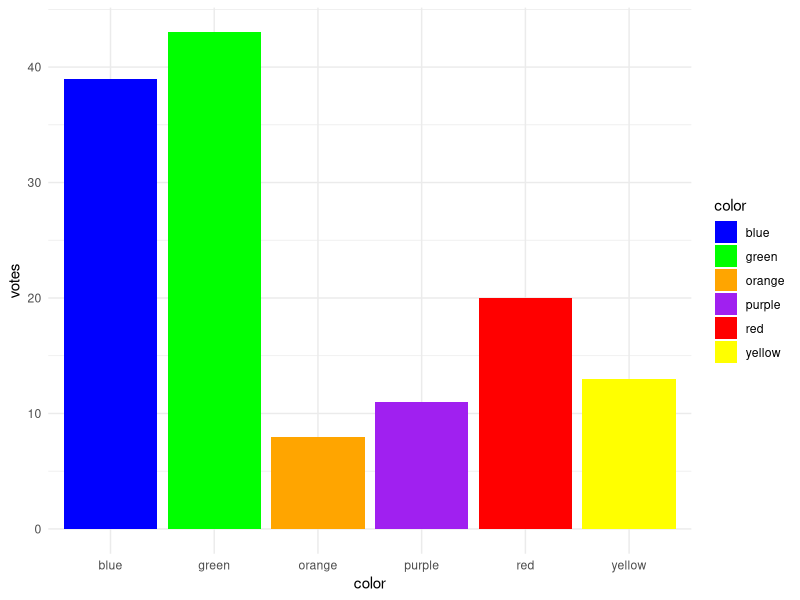
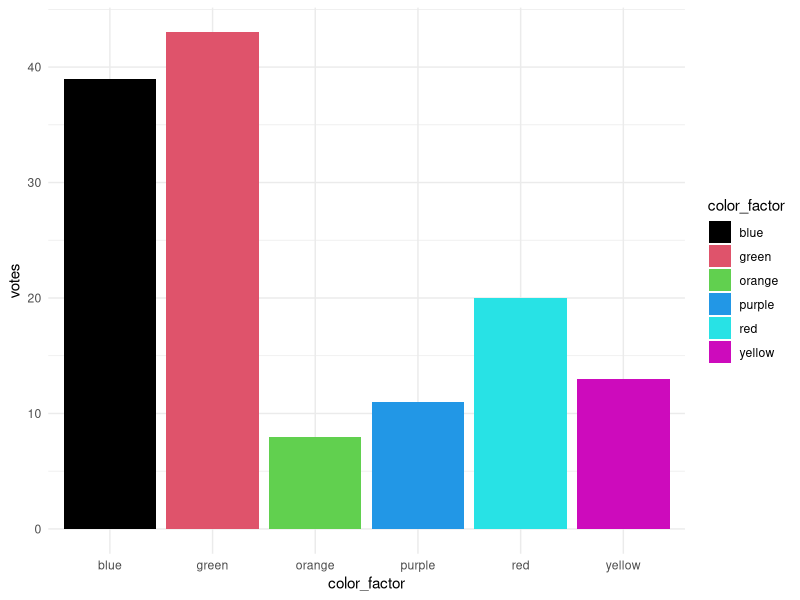
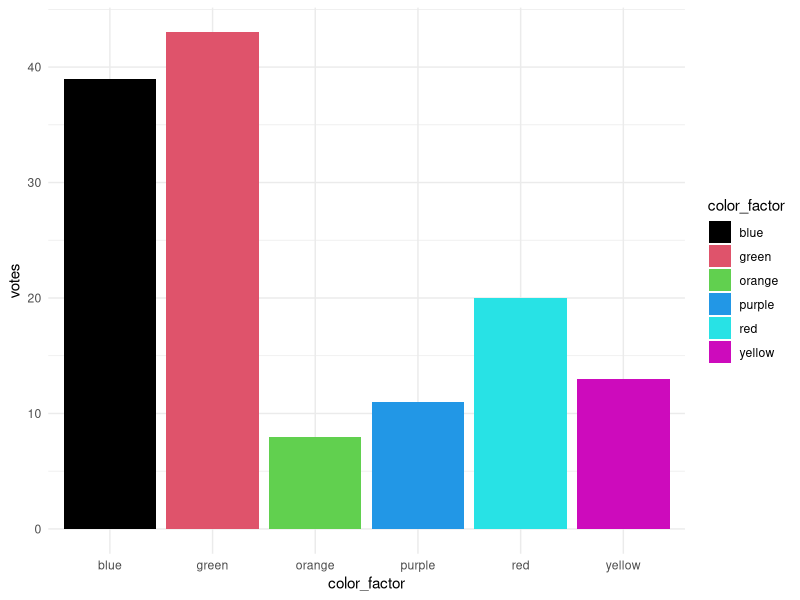
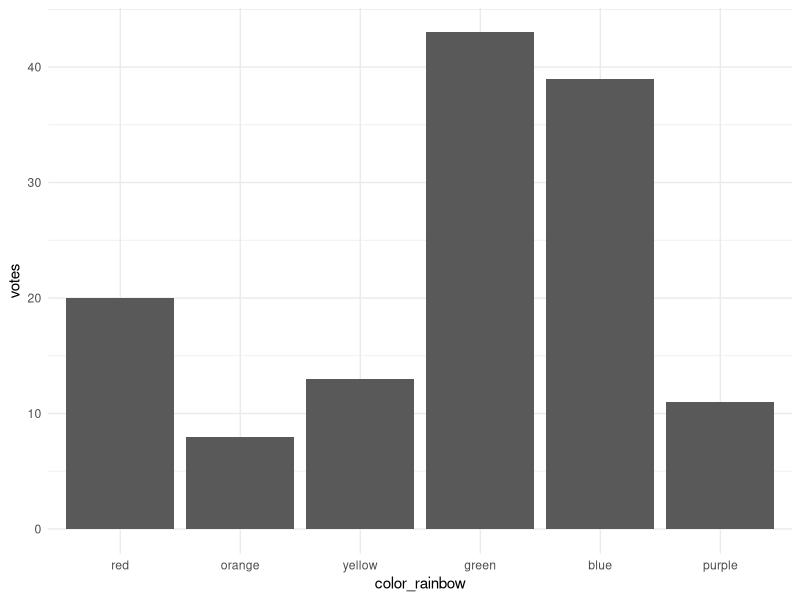
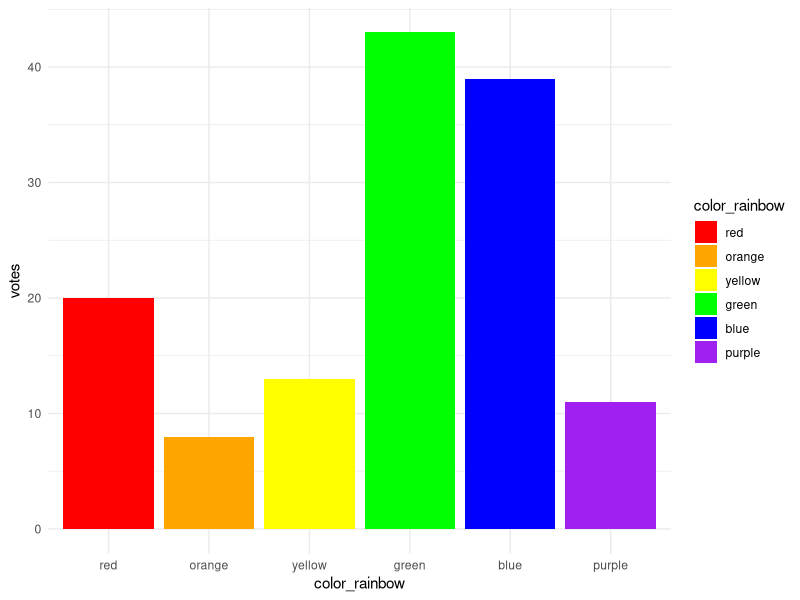
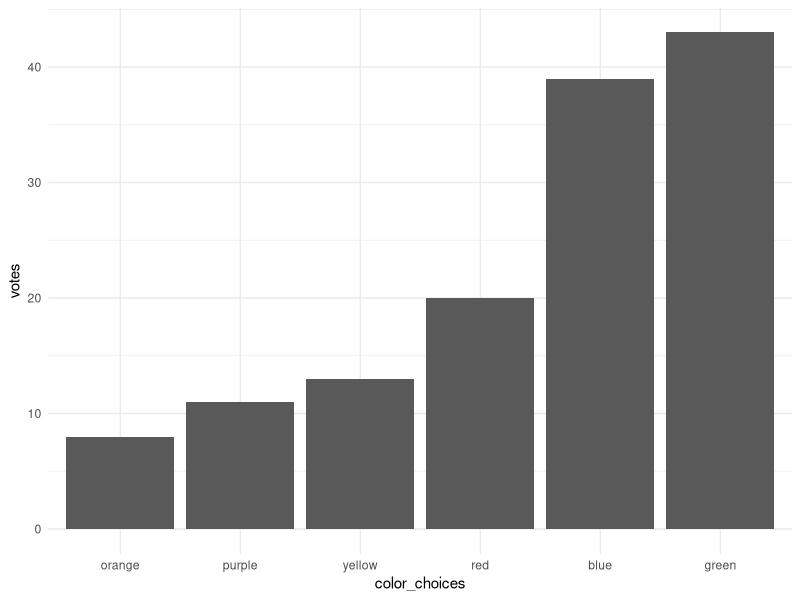
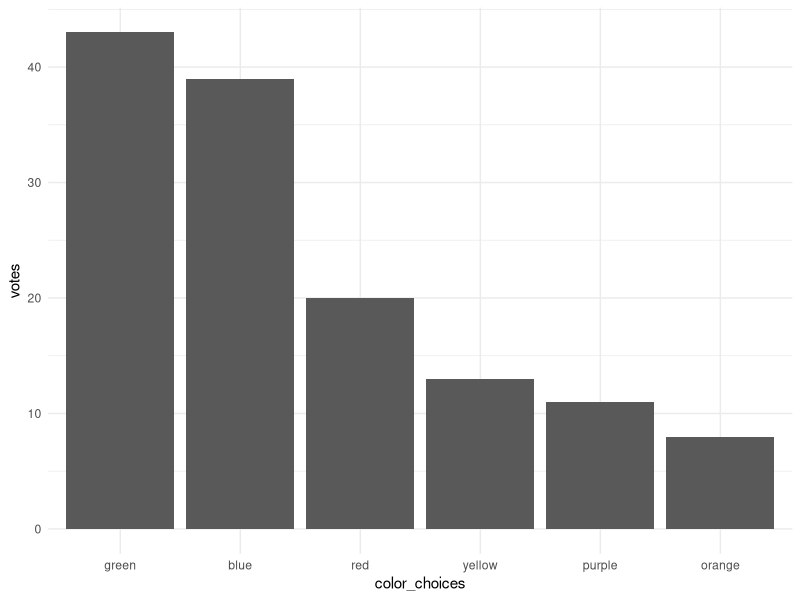
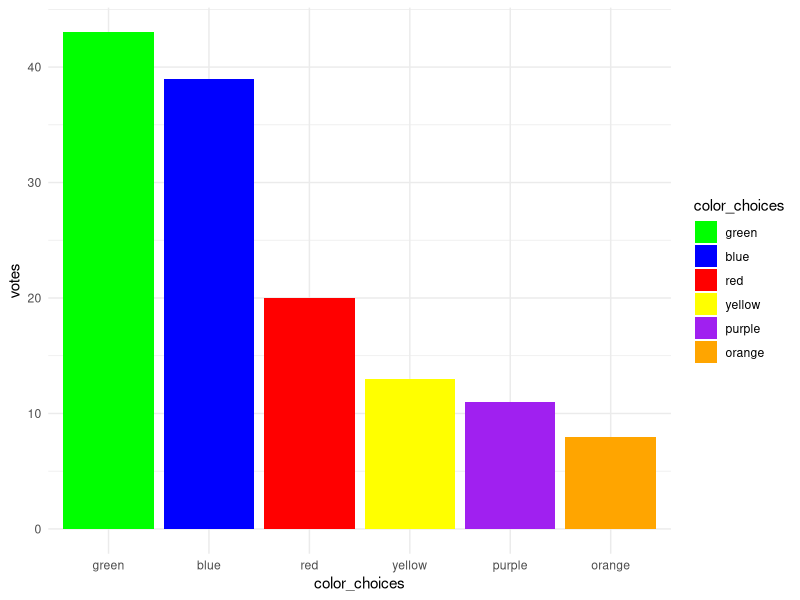

Source code (R) for these figures, in order:
## ---- chunk 1
favorite_colors <- data.frame(color = c("red", "orange", "yellow",
                                        "green", "blue", "purple"),
                              votes = c(20, 8, 13, 43, 39, 11))
print(favorite_colors)
## ---- chunk 2
library(ggplot2)
ggplot(favorite_colors, aes(color, votes)) +
    geom_col(aes(fill = color)) +
    scale_fill_manual(values = sort(favorite_colors$color)) +
    theme_minimal()
## ---- chunk 3
favorite_colors$color_factor <- as.factor(favorite_colors$color)
summary(favorite_colors$color_factor)
levels(favorite_colors$color_factor)
## ---- chunk 4
print(favorite_colors$color_factor)
print(as.numeric(favorite_colors$color_factor))
## ---- chunk 5
ggplot(favorite_colors, aes(color_factor, votes)) +
    geom_col(aes(fill = color_factor)) +
    scale_fill_manual(values = sort(favorite_colors$color_factor)) +
    theme_minimal()
## ---- chunk 6
ggplot(favorite_colors, aes(color_factor, votes)) +
    geom_col(aes(fill = color_factor)) +
    scale_fill_manual(values = 1:6) +
    theme_minimal()
## ---- chunk 7
favorite_colors$color_rainbow <- factor(favorite_colors$color,
                                        levels = c("red", "orange", "yellow",
                                                   "green", "blue", "purple"))
levels(favorite_colors$color_rainbow)
## ---- chunk 8
ggplot(favorite_colors, aes(color_rainbow, votes)) +
    geom_col() +
    theme_minimal()
## ---- chunk 9
ggplot(favorite_colors, aes(color_rainbow, votes)) +
    geom_col(aes(fill = color_rainbow)) +
    scale_fill_manual(values = levels(favorite_colors$color_rainbow)) +
    theme_minimal()
## ---- chunk 10
favorite_colors$color_choices <- reorder(favorite_colors$color,
                                         favorite_colors$votes)

ggplot(favorite_colors, aes(color_choices, votes)) +
    geom_col() +
    theme_minimal()
## ---- chunk 11
favorite_colors$color_choices <- reorder(favorite_colors$color,
                                         favorite_colors$votes,
                                         decreasing = TRUE)

ggplot(favorite_colors, aes(color_choices, votes)) +
    geom_col() +
    theme_minimal()
## ---- chunk 12
ggplot(favorite_colors, aes(color_choices, votes)) +
    geom_col(aes(fill = color_choices)) +
    scale_fill_manual(values = levels(favorite_colors$color_choices)) +
    theme_minimal()
## ---- chunk 13
ggplot(favorite_colors, aes(color_choices, votes)) +
    geom_col(aes(fill = color_rainbow)) +
    scale_fill_manual(values = levels(favorite_colors$color_rainbow)) +
    theme_minimal()
